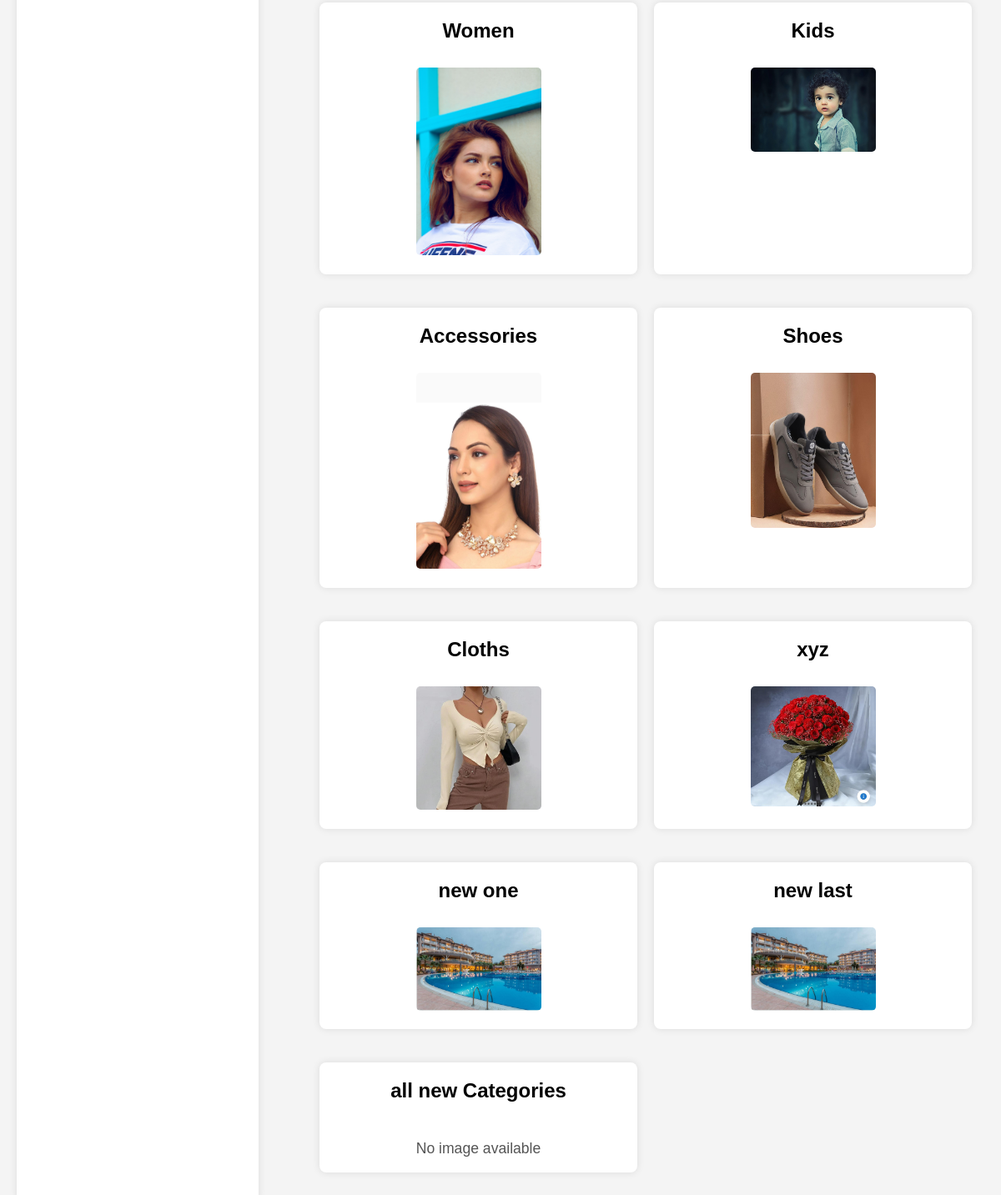
/ (lower part), run on an earlier commit of the app's database.
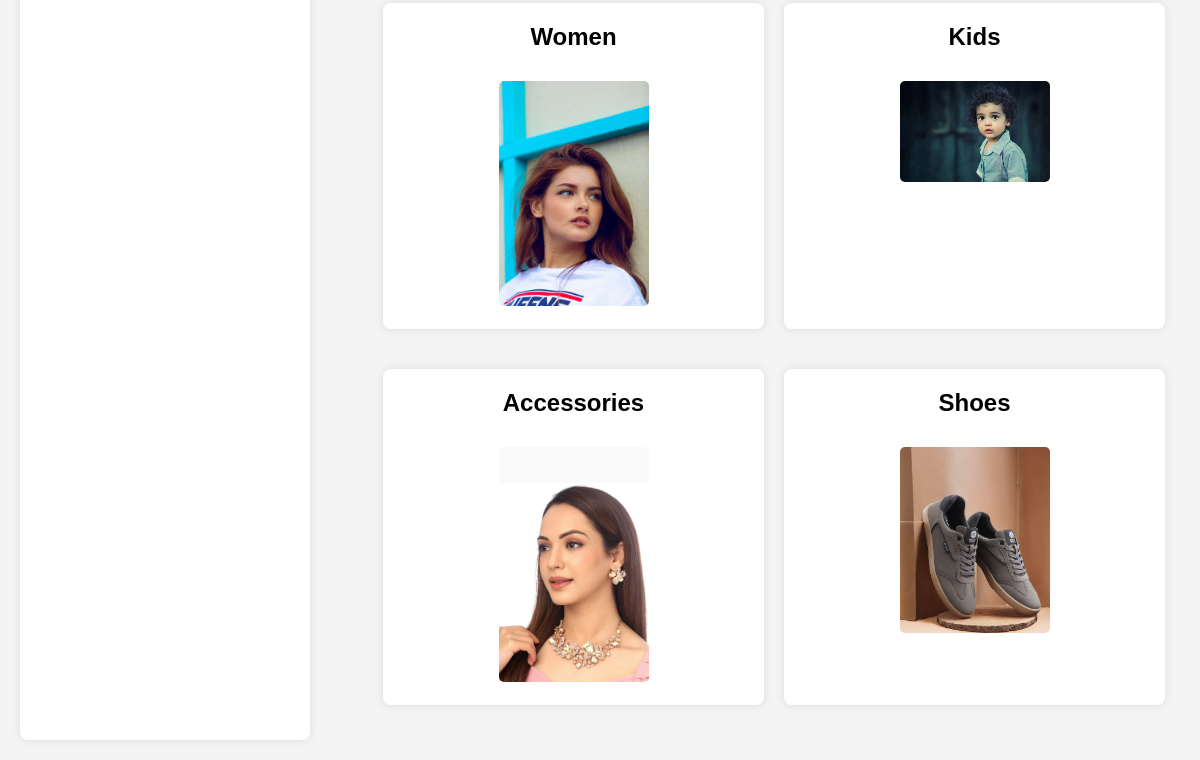
And on a later commit of the database.
### app/models.py (models this page shows, shortened)
class Category(models.Model):
    name = models.CharField(max_length=100)
    image = models.ImageField(upload_to="category_images/", null=True, blank=True)
    user = models.ForeignKey(User, on_delete=models.CASCADE, null=True)

### app/views.py (the view)
# urls.py: path('', homepage, name='homepage'),
def homepage(request):
    categories = Category.objects.all()
    return render(request, 'index.html', {'categories': categories, 'user': request.user})

### app/templatetags/cart_counts.py (called while the page is built)
@register.simple_tag
def count_cart(request):
    if not request.user.is_authenticated:
        return 0
    cart_items = AddToCart.objects.filter(user=request.user)
    total_quantity = sum(cart_item.quantity for cart_item in cart_items)
    return total_quantity

### templates/index.html (shortened to what this page needs)
{% load static %}
{% load cart_counts %}
<!DOCTYPE html>
<html lang="en">
<head>
    <link href="https://cdnjs.cloudflare.com/ajax/libs/font-awesome/6.0.0-beta3/css/all.min.css" rel="stylesheet">
    <link rel="stylesheet" href="{% static 'static.css' %}">
</head>
<body>
    <div class="container">
        <div class="sidebar">
        </div>
        <section class="category-list">
            {% for category in categories %}
                <div class="category">
                    <div class="category-item">
                        <h3>
                            <a href="/sub_category/{{ category.id }}">{{ category.name }}</a>
                        </h3>
                        <div class="category-image">
                            {% if category.image %}
                                <img src="{{ category.image.url }}" alt="{{ category.name }}" style="max-width: 150px; height: auto;">
                            {% else %}
                                <p>No image available</p>
                            {% endif %}
                        </div>
                    </div>
                </div>
            {% empty %}
                <p>No categories available.</p>
            {% endfor %}
        </section>
    </div>
</body>
</html>

What changed in the data, as far as the page shows it:
removed Category: name "Cloths", image (picture)
removed Category: name "xyz", image (picture)
removed Category: name "new one", image (picture)
removed Category: name "new last", image (picture)
removed Category: name "all new Categories", image "No image available"
